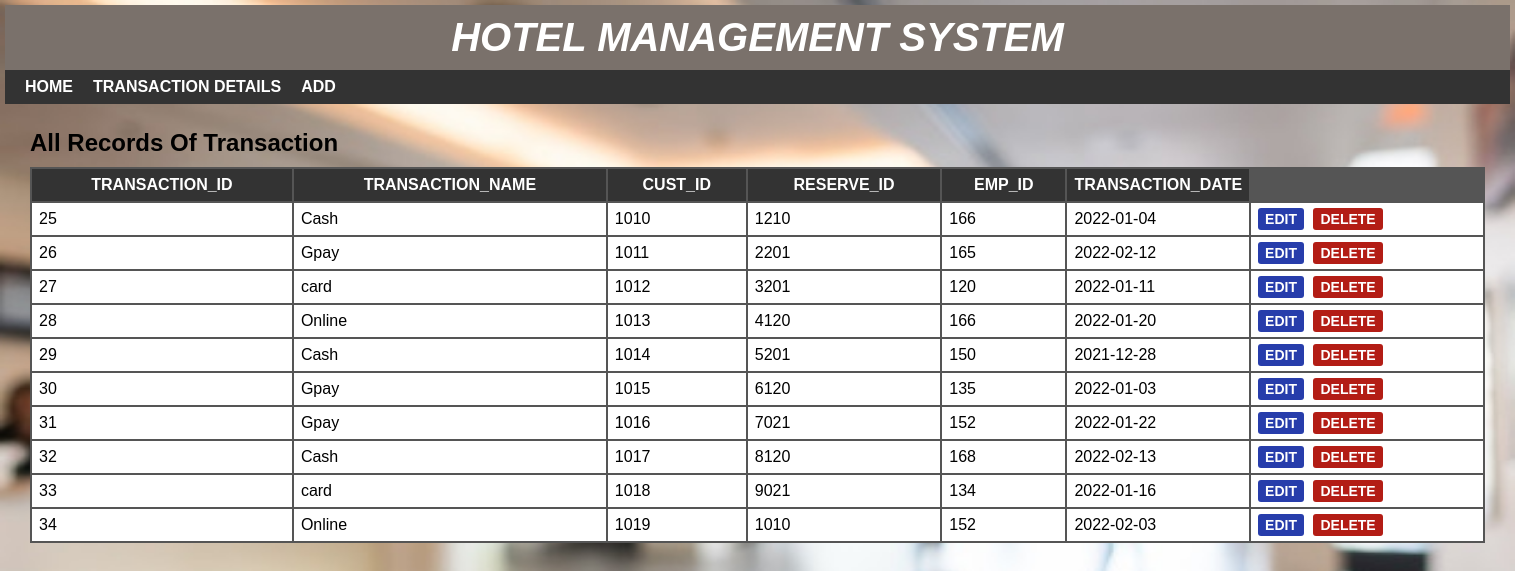
The page /crud_transaction.php on the database its author committed.
### tables this page shows
CREATE TABLE IF NOT EXISTS `transactions` (
  `TRANSACTION_ID` int NOT NULL AUTO_INCREMENT,
  `TRANSACTION_NAME` varchar(30) NOT NULL,
  `CUST_ID` int NOT NULL,
  `RESERVE_ID` int NOT NULL,
  `EMP_ID` int NOT NULL,
  `TRANSACTION_DATE` date NOT NULL,
  PRIMARY KEY (`TRANSACTION_ID`),
  KEY `CUST_ID` (`CUST_ID`),
  KEY `RESERVE_ID` (`RESERVE_ID`),
  KEY `EMP_ID` (`EMP_ID`)
);

### crud_transaction.php (the view, shortened to what this page needs)
<?php
include 'headers/headertransaction.php';
?>
<div id="main-content">
  <h2>All Records of Transaction</h2>
  <?php
  include 'databaseconfig/config.php';
  $sql = "SELECT * FROM TRANSACTIONS ";
    $result = mysqli_query($conn, $sql) or die("Query Unsuccessful.");
  if (mysqli_num_rows($result) > 0) {
  ?>
    <table cellpadding="7px">
      <thead>
        <th>TRANSACTION_ID</th>
        <th>TRANSACTION_NAME</th>
        <th>CUST_ID</th>
        <th>RESERVE_ID</th>
        <th>EMP_ID</th>
        <th>TRANSACTION_DATE</th>
      </thead>
      <tbody>
        <?php
        while ($row = mysqli_fetch_assoc($result)) {
        ?>
          <tr>
            <td><?php echo $row['TRANSACTION_ID']; ?></td>
            <td><?php echo $row['TRANSACTION_NAME']; ?></td>
            <td><?php echo $row['CUST_ID']; ?></td>
            <td><?php echo $row['RESERVE_ID']; ?></td>
            <td><?php echo $row['EMP_ID']; ?></td>
            <td><?php echo $row['TRANSACTION_DATE']; ?></td>
            <td>
              <a href='updatetransaction.php?TRANSACTION_ID=<?php echo $row['TRANSACTION_ID']; ?>'>Edit</a>
              <a href='deletetransaction.php?TRANSACTION_ID=<?php echo $row['TRANSACTION_ID']; ?>'>Delete</a>
            </td>
          </tr>
        <?php } ?>
      </tbody>
    </table>
  <?php } else {
    echo "<h2>No Record Found</h2>";
  }
  ?>
</div>
</div>
</body>
</html>

### css/style.css (style rules this page uses)
body { font: 16px arial; margin: 0; padding: 0; background-image: url("../images/hotel-lobby.jpg"); background-repeat: no-repeat; background-attachment: fixed; background-size: 100% 100%; }
#main-content { padding: 25px; min-height: 400px; }
#main-content h2 { margin: 0 0 10px; text-transform: capitalize; }
#main-content table { width: 100%; background-color: #555; margin: 0 0 20px; }
#main-content table th { color: #fff; background-color: #333; text-transform: uppercase; }
#main-content table th:last-child { width: 130px; }
#main-content table td { background-color: #fff; }
#main-content table td a { font-size: 14px; font-weight: 600; text-transform: uppercase; padding: 3px 7px; color: #fff; background-color: #273dab; text-decoration: none; border-radius: 3px; }
#main-content table td a:nth-child(2) { background-color: #b31d15; margin: 0 0 0 5px; }

### rows shown on the page
transactions: TRANSACTION_ID "25", TRANSACTION_NAME "Cash", CUST_ID "1010", RESERVE_ID "1210", EMP_ID "166", TRANSACTION_DATE "2022-01-04"
transactions: TRANSACTION_ID "26", TRANSACTION_NAME "Gpay", CUST_ID "1011", RESERVE_ID "2201", EMP_ID "165", TRANSACTION_DATE "2022-02-12"
transactions: TRANSACTION_ID "27", TRANSACTION_NAME "card", CUST_ID "1012", RESERVE_ID "3201", EMP_ID "120", TRANSACTION_DATE "2022-01-11"
transactions: TRANSACTION_ID "28", TRANSACTION_NAME "Online", CUST_ID "1013", RESERVE_ID "4120", EMP_ID "166", TRANSACTION_DATE "2022-01-20"
transactions: TRANSACTION_ID "29", TRANSACTION_NAME "Cash", CUST_ID "1014", RESERVE_ID "5201", EMP_ID "150", TRANSACTION_DATE "2021-12-28"
transactions: TRANSACTION_ID "30", TRANSACTION_NAME "Gpay", CUST_ID "1015", RESERVE_ID "6120", EMP_ID "135", TRANSACTION_DATE "2022-01-03"
transactions: TRANSACTION_ID "31", TRANSACTION_NAME "Gpay", CUST_ID "1016", RESERVE_ID "7021", EMP_ID "152", TRANSACTION_DATE "2022-01-22"
transactions: TRANSACTION_ID "32", TRANSACTION_NAME "Cash", CUST_ID "1017", RESERVE_ID "8120", EMP_ID "168", TRANSACTION_DATE "2022-02-13"
transactions: TRANSACTION_ID "33", TRANSACTION_NAME "card", CUST_ID "1018", RESERVE_ID "9021", EMP_ID "134", TRANSACTION_DATE "2022-01-16"
transactions: TRANSACTION_ID "34", TRANSACTION_NAME "Online", CUST_ID "1019", RESERVE_ID "1010", EMP_ID "152", TRANSACTION_DATE "2022-02-03"
